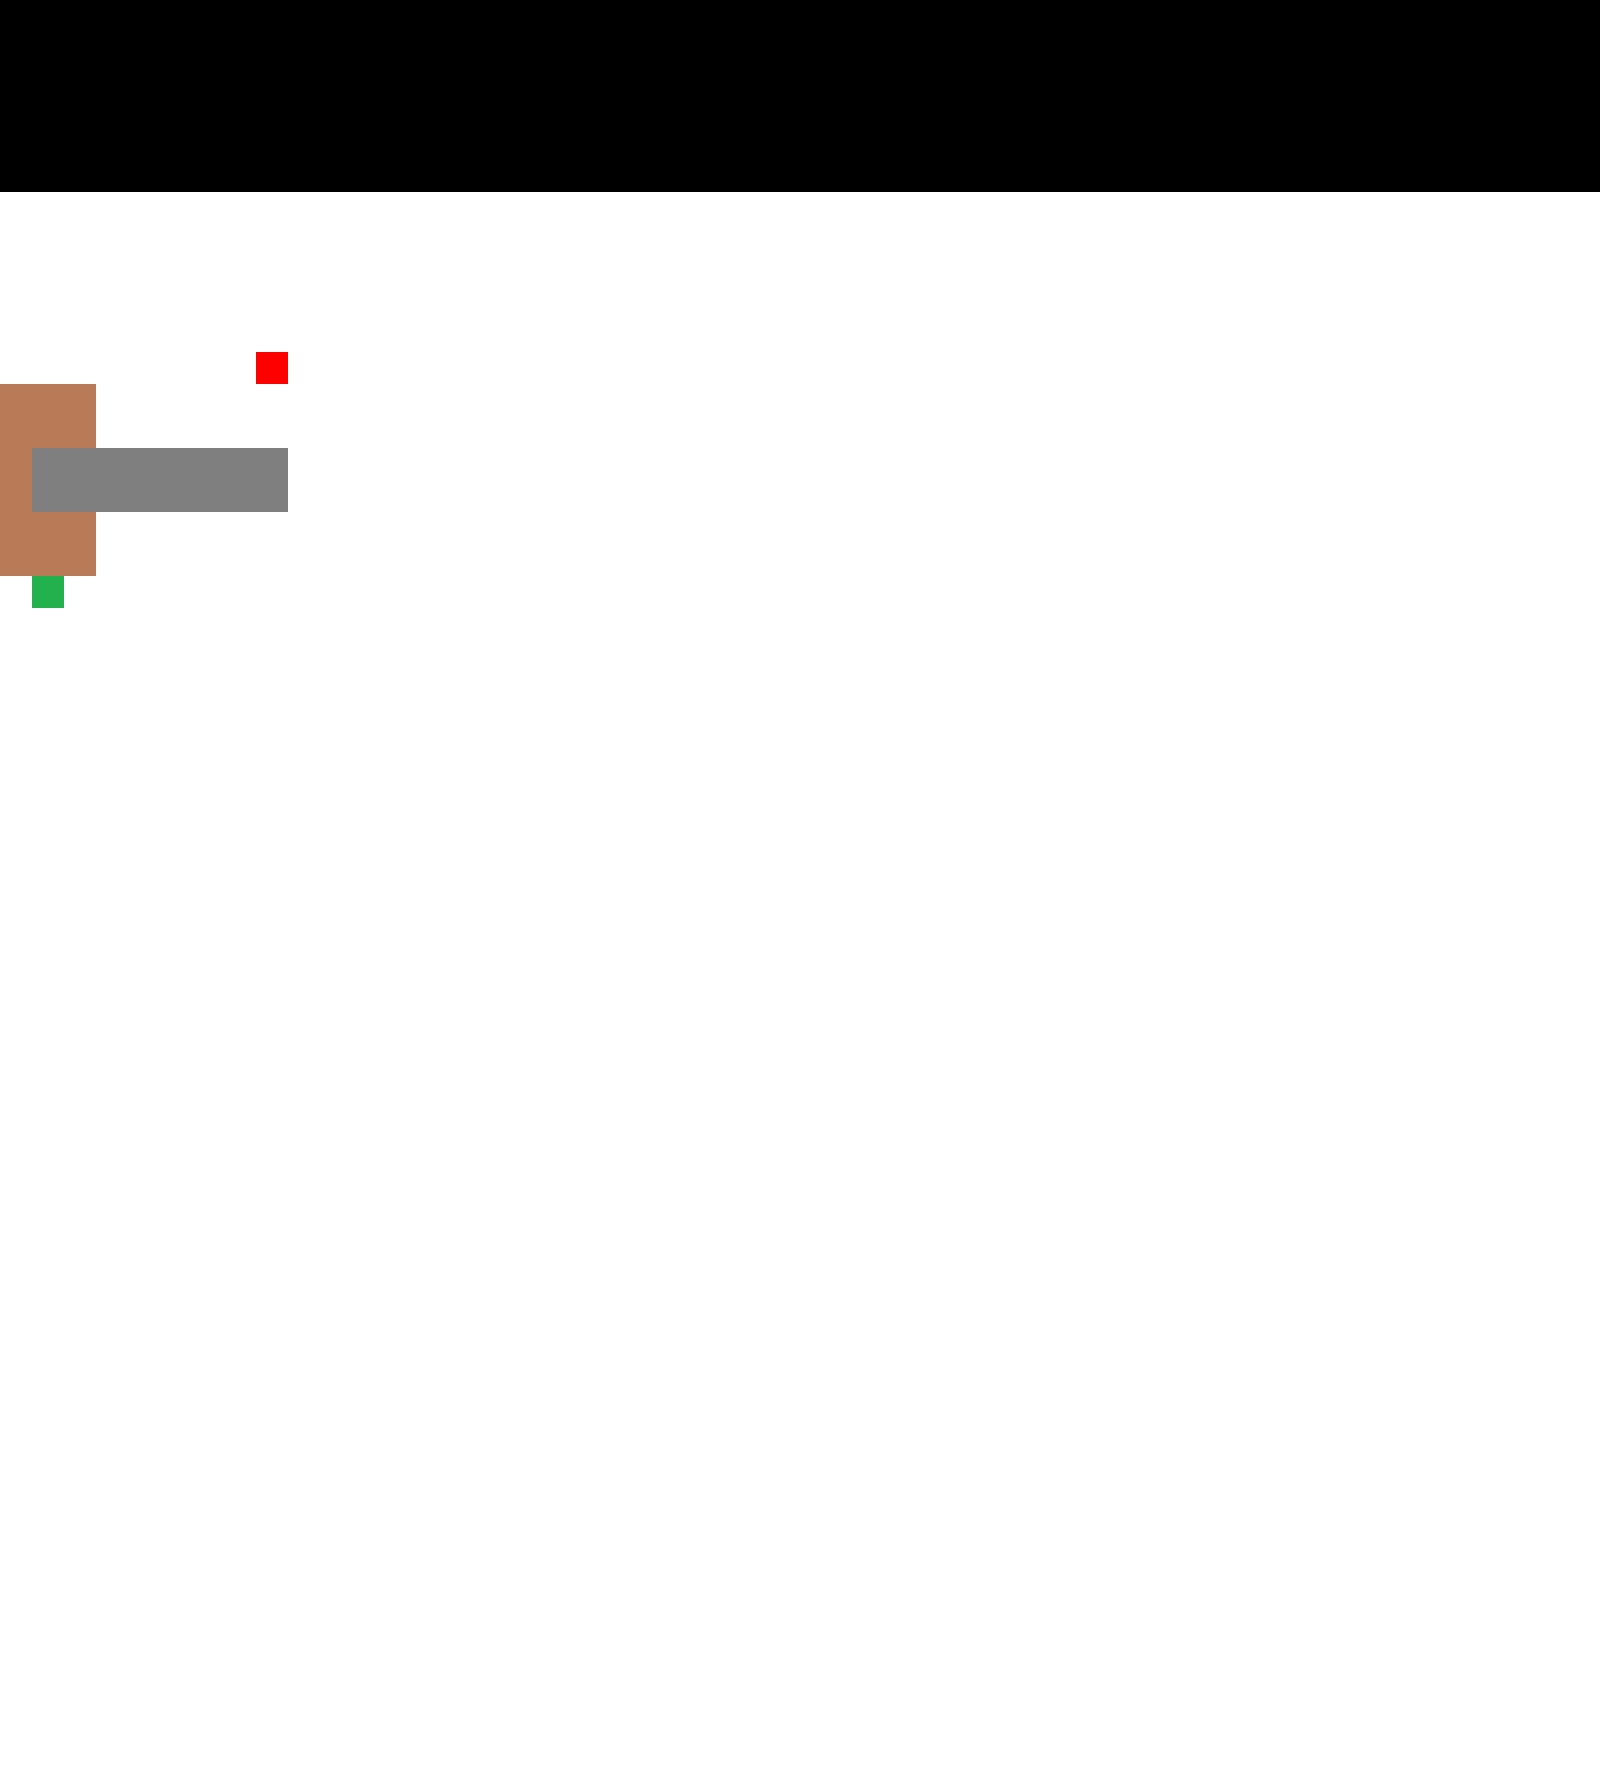

A 2D game scene composited from a Tiled map and its tileset images. What follows is a short description and the map's XML, with every tile layer's data as written:
An orthogonal 50x56 tile map with 32x32 px tiles, 1 tile layer (main_map1).

<map version="1.0" orientation="orthogonal" renderorder="right-down" width="50" height="56" tilewidth="32" tileheight="32" nextobjectid="1">
 <tileset firstgid="1" name="tiles" tilewidth="32" tileheight="32" tilecount="8" columns="4">
  <image source="tileset.png" width="128" height="64" />
 </tileset>
 <layer name="main_map1" width="50" height="56">
  <data encoding="csv">
0,0,0,0,0,0,0,0,0,0,0,0,0,0,0,0,0,0,0,0,0,0,0,0,0,0,0,0,0,0,0,0,0,0,0,0,0,0,0,0,0,0,0,0,0,0,0,0,0,0,
0,0,0,0,0,0,0,0,0,0,0,0,0,0,0,0,0,0,0,0,0,0,0,0,0,0,0,0,0,0,0,0,0,0,0,0,0,0,0,0,0,0,0,0,0,0,0,0,0,0,
0,0,0,0,0,0,0,0,0,0,0,0,0,0,0,0,0,0,0,0,0,0,0,0,0,0,0,0,0,0,0,0,0,0,0,0,0,0,0,0,0,0,0,0,0,0,0,0,0,0,
0,0,0,0,0,0,0,0,0,0,0,0,0,0,0,0,0,0,0,0,0,0,0,0,0,0,0,0,0,0,0,0,0,0,0,0,0,0,0,0,0,0,0,0,0,0,0,0,0,0,
0,0,0,0,0,0,0,0,0,0,0,0,0,0,0,0,0,0,0,0,0,0,0,0,0,0,0,0,0,0,0,0,0,0,0,0,0,0,0,0,0,0,0,0,0,0,0,0,0,0,
0,0,0,0,0,0,0,0,0,0,0,0,0,0,0,0,0,0,0,0,0,0,0,0,0,0,0,0,0,0,0,0,0,0,0,0,0,0,0,0,0,0,0,0,0,0,0,0,0,0,
3,3,3,3,3,3,3,3,3,3,3,3,3,3,3,3,3,3,3,3,3,3,3,3,3,3,3,3,3,3,3,3,3,3,3,3,3,3,3,3,3,3,3,3,3,3,3,3,3,3,
3,3,3,3,3,3,3,3,3,3,3,3,3,3,3,3,3,3,3,3,3,3,3,3,3,3,3,3,3,3,3,3,3,3,3,3,3,3,3,3,3,3,3,3,3,3,3,3,3,3,
3,3,3,3,3,3,3,3,3,3,3,3,3,3,3,3,3,3,3,3,3,3,3,3,3,3,3,3,3,3,3,3,3,3,3,3,3,3,3,3,3,3,3,3,3,3,3,3,3,3,
3,3,3,3,3,3,3,3,3,3,3,3,3,3,3,3,3,3,3,3,3,3,3,3,3,3,3,3,3,3,3,3,3,3,3,3,3,3,3,3,3,3,3,3,3,3,3,3,3,3,
3,3,3,3,3,3,3,3,3,3,3,3,3,3,3,3,3,3,3,3,3,3,3,3,3,3,3,3,3,3,3,3,3,3,3,3,3,3,3,3,3,3,3,3,3,3,3,3,3,3,
3,3,3,3,3,3,3,3,5,3,3,3,3,3,3,3,3,3,3,3,3,3,3,3,3,3,3,3,3,3,3,3,3,3,3,3,3,3,3,3,3,3,3,3,3,3,3,3,3,3,
4,4,4,3,3,3,3,3,3,3,3,3,3,3,3,3,3,3,3,3,3,3,3,3,3,3,3,3,3,3,3,3,3,3,3,3,3,3,3,3,3,3,3,3,3,3,3,3,3,3,
4,4,4,3,3,3,3,3,3,3,3,3,3,3,3,3,3,3,3,3,3,3,3,3,3,3,3,3,3,3,3,3,3,3,3,3,3,3,3,3,3,3,3,3,3,3,3,3,3,3,
4,7,7,7,7,7,7,7,7,3,3,3,3,3,3,3,3,3,3,3,3,3,3,3,3,3,3,3,3,3,3,3,3,3,3,3,3,3,3,3,3,3,3,3,3,3,3,3,3,3,
4,7,7,7,7,7,7,7,7,3,3,3,3,3,3,3,3,3,3,3,3,3,3,3,3,3,3,3,3,3,3,3,3,3,3,3,3,3,3,3,3,3,3,3,3,3,3,3,3,3,
4,4,4,3,3,3,3,3,3,3,3,3,3,3,3,3,3,3,3,3,3,3,3,3,3,3,3,3,3,3,3,3,3,3,3,3,3,3,3,3,3,3,3,3,3,3,3,3,3,3,
4,4,4,3,3,3,3,3,3,3,3,3,3,3,3,3,3,3,3,3,3,3,3,3,3,3,3,3,3,3,3,3,3,3,3,3,3,3,3,3,3,3,3,3,3,3,3,3,3,3,
3,2,3,3,3,3,3,3,3,3,3,3,3,3,3,3,3,3,3,3,3,3,3,3,3,3,3,3,3,3,3,3,3,3,3,3,3,3,3,3,3,3,3,3,3,3,3,3,3,3,
3,3,3,3,3,3,3,3,3,3,3,3,3,3,3,3,3,3,3,3,3,3,3,3,3,3,3,3,3,3,3,3,3,3,3,3,3,3,3,3,3,3,3,3,3,3,3,3,3,3,
3,3,3,3,3,3,3,3,3,3,3,3,3,3,3,3,3,3,3,3,3,3,3,3,3,3,3,3,3,3,3,3,3,3,3,3,3,3,3,3,3,3,3,3,3,3,3,3,3,3,
3,3,3,3,3,3,3,3,3,3,3,3,3,3,3,3,3,3,3,3,3,3,3,3,3,3,3,3,3,3,3,3,3,3,3,3,3,3,3,3,3,3,3,3,3,3,3,3,3,3,
3,3,3,3,3,3,3,3,3,3,3,3,3,3,3,3,3,3,3,3,3,3,3,3,3,3,3,3,3,3,3,3,3,3,3,3,3,3,3,3,3,3,3,3,3,3,3,3,3,3,
3,3,3,3,3,3,3,3,3,3,3,3,3,3,3,3,3,3,3,3,3,3,3,3,3,3,3,3,3,3,3,3,3,3,3,3,3,3,3,3,3,3,3,3,3,3,3,3,3,3,
3,3,3,3,3,3,3,3,3,3,3,3,3,3,3,3,3,3,3,3,3,3,3,3,3,3,3,3,3,3,3,3,3,3,3,3,3,3,3,3,3,3,3,3,3,3,3,3,3,3,
3,3,3,3,3,3,3,3,3,3,3,3,3,3,3,3,3,3,3,3,3,3,3,3,3,3,3,3,3,3,3,3,3,3,3,3,3,3,3,3,3,3,3,3,3,3,3,3,3,3,
3,3,3,3,3,3,3,3,3,3,3,3,3,3,3,3,3,3,3,3,3,3,3,3,3,3,3,3,3,3,3,3,3,3,3,3,3,3,3,3,3,3,3,3,3,3,3,3,3,3,
3,3,3,3,3,3,3,3,3,3,3,3,3,3,3,3,3,3,3,3,3,3,3,3,3,3,3,3,3,3,3,3,3,3,3,3,3,3,3,3,3,3,3,3,3,3,3,3,3,3,
3,3,3,3,3,3,3,3,3,3,3,3,3,3,3,3,3,3,3,3,3,3,3,3,3,3,3,3,3,3,3,3,3,3,3,3,3,3,3,3,3,3,3,3,3,3,3,3,3,3,
3,3,3,3,3,3,3,3,3,3,3,3,3,3,3,3,3,3,3,3,3,3,3,3,3,3,3,3,3,3,3,3,3,3,3,3,3,3,3,3,3,3,3,3,3,3,3,3,3,3,
3,3,3,3,3,3,3,3,3,3,3,3,3,3,3,3,3,3,3,3,3,3,3,3,3,3,3,3,3,3,3,3,3,3,3,3,3,3,3,3,3,3,3,3,3,3,3,3,3,3,
3,3,3,3,3,3,3,3,3,3,3,3,3,3,3,3,3,3,3,3,3,3,3,3,3,3,3,3,3,3,3,3,3,3,3,3,3,3,3,3,3,3,3,3,3,3,3,3,3,3,
3,3,3,3,3,3,3,3,3,3,3,3,3,3,3,3,3,3,3,3,3,3,3,3,3,3,3,3,3,3,3,3,3,3,3,3,3,3,3,3,3,3,3,3,3,3,3,3,3,3,
3,3,3,3,3,3,3,3,3,3,3,3,3,3,3,3,3,3,3,3,3,3,3,3,3,3,3,3,3,3,3,3,3,3,3,3,3,3,3,3,3,3,3,3,3,3,3,3,3,3,
3,3,3,3,3,3,3,3,3,3,3,3,3,3,3,3,3,3,3,3,3,3,3,3,3,3,3,3,3,3,3,3,3,3,3,3,3,3,3,3,3,3,3,3,3,3,3,3,3,3,
3,3,3,3,3,3,3,3,3,3,3,3,3,3,3,3,3,3,3,3,3,3,3,3,3,3,3,3,3,3,3,3,3,3,3,3,3,3,3,3,3,3,3,3,3,3,3,3,3,3,
3,3,3,3,3,3,3,3,3,3,3,3,3,3,3,3,3,3,3,3,3,3,3,3,3,3,3,3,3,3,3,3,3,3,3,3,3,3,3,3,3,3,3,3,3,3,3,3,3,3,
3,3,3,3,3,3,3,3,3,3,3,3,3,3,3,3,3,3,3,3,3,3,3,3,3,3,3,3,3,3,3,3,3,3,3,3,3,3,3,3,3,3,3,3,3,3,3,3,3,3,
3,3,3,3,3,3,3,3,3,3,3,3,3,3,3,3,3,3,3,3,3,3,3,3,3,3,3,3,3,3,3,3,3,3,3,3,3,3,3,3,3,3,3,3,3,3,3,3,3,3,
3,3,3,3,3,3,3,3,3,3,3,3,3,3,3,3,3,3,3,3,3,3,3,3,3,3,3,3,3,3,3,3,3,3,3,3,3,3,3,3,3,3,3,3,3,3,3,3,3,3,
3,3,3,3,3,3,3,3,3,3,3,3,3,3,3,3,3,3,3,3,3,3,3,3,3,3,3,3,3,3,3,3,3,3,3,3,3,3,3,3,3,3,3,3,3,3,3,3,3,3,
3,3,3,3,3,3,3,3,3,3,3,3,3,3,3,3,3,3,3,3,3,3,3,3,3,3,3,3,3,3,3,3,3,3,3,3,3,3,3,3,3,3,3,3,3,3,3,3,3,3,
3,3,3,3,3,3,3,3,3,3,3,3,3,3,3,3,3,3,3,3,3,3,3,3,3,3,3,3,3,3,3,3,3,3,3,3,3,3,3,3,3,3,3,3,3,3,3,3,3,3,
3,3,3,3,3,3,3,3,3,3,3,3,3,3,3,3,3,3,3,3,3,3,3,3,3,3,3,3,3,3,3,3,3,3,3,3,3,3,3,3,3,3,3,3,3,3,3,3,3,3,
3,3,3,3,3,3,3,3,3,3,3,3,3,3,3,3,3,3,3,3,3,3,3,3,3,3,3,3,3,3,3,3,3,3,3,3,3,3,3,3,3,3,3,3,3,3,3,3,3,3,
3,3,3,3,3,3,3,3,3,3,3,3,3,3,3,3,3,3,3,3,3,3,3,3,3,3,3,3,3,3,3,3,3,3,3,3,3,3,3,3,3,3,3,3,3,3,3,3,3,3,
3,3,3,3,3,3,3,3,3,3,3,3,3,3,3,3,3,3,3,3,3,3,3,3,3,3,3,3,3,3,3,3,3,3,3,3,3,3,3,3,3,3,3,3,3,3,3,3,3,3,
3,3,3,3,3,3,3,3,3,3,3,3,3,3,3,3,3,3,3,3,3,3,3,3,3,3,3,3,3,3,3,3,3,3,3,3,3,3,3,3,3,3,3,3,3,3,3,3,3,3,
3,3,3,3,3,3,3,3,3,3,3,3,3,3,3,3,3,3,3,3,3,3,3,3,3,3,3,3,3,3,3,3,3,3,3,3,3,3,3,3,3,3,3,3,3,3,3,3,3,3,
3,3,3,3,3,3,3,3,3,3,3,3,3,3,3,3,3,3,3,3,3,3,3,3,3,3,3,3,3,3,3,3,3,3,3,3,3,3,3,3,3,3,3,3,3,3,3,3,3,3,
3,3,3,3,3,3,3,3,3,3,3,3,3,3,3,3,3,3,3,3,3,3,3,3,3,3,3,3,3,3,3,3,3,3,3,3,3,3,3,3,3,3,3,3,3,3,3,3,3,3,
3,3,3,3,3,3,3,3,3,3,3,3,3,3,3,3,3,3,3,3,3,3,3,3,3,3,3,3,3,3,3,3,3,3,3,3,3,3,3,3,3,3,3,3,3,3,3,3,3,3,
3,3,3,3,3,3,3,3,3,3,3,3,3,3,3,3,3,3,3,3,3,3,3,3,3,3,3,3,3,3,3,3,3,3,3,3,3,3,3,3,3,3,3,3,3,3,3,3,3,3,
3,3,3,3,3,3,3,3,3,3,3,3,3,3,3,3,3,3,3,3,3,3,3,3,3,3,3,3,3,3,3,3,3,3,3,3,3,3,3,3,3,3,3,3,3,3,3,3,3,3,
3,3,3,3,3,3,3,3,3,3,3,3,3,3,3,3,3,3,3,3,3,3,3,3,3,3,3,3,3,3,3,3,3,3,3,3,3,3,3,3,3,3,3,3,3,3,3,3,3,3,
3,3,3,3,3,3,3,3,3,3,3,3,3,3,3,3,3,3,3,3,3,3,3,3,3,3,3,3,3,3,3,3,3,3,3,3,3,3,3,3,3,3,3,3,3,3,3,3,3,3
</data>
 </layer>
</map>
